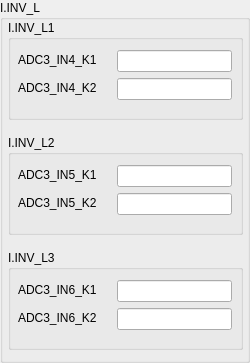
           <widget class="QGroupBox" name="groupBox_86">
            <property name="minimumSize">
             <size>
              <width>250</width>
              <height>250</height>
             </size>
            </property>
            <property name="maximumSize">
             <size>
              <width>250</width>
              <height>400</height>
             </size>
            </property>
            <property name="title">
             <string>I.INV_L</string>
            </property>
            <layout class="QVBoxLayout" name="verticalLayout_27">
             <property name="spacing">
              <number>15</number>
             </property>
             <property name="leftMargin">
              <number>5</number>
             </property>
             <property name="topMargin">
              <number>0</number>
             </property>
             <property name="rightMargin">
              <number>11</number>
             </property>
             <property name="bottomMargin">
              <number>10</number>
             </property>
             <item>
              <widget class="QGroupBox" name="groupBox_87">
               <property name="minimumSize">
                <size>
                 <width>235</width>
                 <height>100</height>
                </size>
               </property>
               <property name="maximumSize">
                <size>
                 <width>235</width>
                 <height>100</height>
                </size>
               </property>
               <property name="title">
                <string>I.INV_L1</string>
               </property>
               <widget class="QWidget" name="layoutWidget_68">
                <property name="geometry">
                 <rect>
                  <x>0</x>
                  <y>30</y>
                  <width>231</width>
                  <height>65</height>
                 </rect>
                </property>
                <layout class="QFormLayout" name="formLayout_71">
                 <property name="horizontalSpacing">
                  <number>20</number>
                 </property>
                 <property name="leftMargin">
                  <number>10</number>
                 </property>
                 <property name="topMargin">
                  <number>0</number>
                 </property>
                 <item row="0" column="0">
                  <widget class="QLabel" name="label_183">
                   <property name="maximumSize">
                    <size>
                     <width>90</width>
                     <height>20</height>
                    </size>
                   </property>
                   <property name="text">
                    <string>ADC3_IN4_K1</string>
                   </property>
                  </widget>
                 </item>
                 <item row="0" column="1">
                  <widget class="QLineEdit" name="lineEdit_97">
                   <property name="maximumSize">
                    <size>
                     <width>115</width>
                     <height>30</height>
                    </size>
                   </property>
                  </widget>
                 </item>
                 <item row="1" column="0">
                  <widget class="QLabel" name="label_184">
                   <property name="maximumSize">
                    <size>
                     <width>90</width>
                     <height>20</height>
                    </size>
                   </property>
                   <property name="text">
                    <string>ADC3_IN4_K2</string>
                   </property>
                  </widget>
                 </item>
                 <item row="1" column="1">
                  <widget class="QLineEdit" name="lineEdit_98">
                   <property name="maximumSize">
                    <size>
                     <width>115</width>
                     <height>30</height>
                    </size>
                   </property>
                  </widget>
                 </item>
                </layout>
               </widget>
              </widget>
             </item>
             <item>
              <widget class="QGroupBox" name="groupBox_88">
               <property name="minimumSize">
                <size>
                 <width>235</width>
                 <height>100</height>
                </size>
               </property>
               <property name="maximumSize">
                <size>
                 <width>235</width>
                 <height>100</height>
                </size>
               </property>
               <property name="title">
                <string>I.INV_L2</string>
               </property>
               <widget class="QWidget" name="layoutWidget_69">
                <property name="geometry">
                 <rect>
                  <x>0</x>
                  <y>30</y>
                  <width>231</width>
                  <height>115</height>
                 </rect>
                </property>
                <layout class="QFormLayout" name="formLayout_72">
                 <property name="horizontalSpacing">
                  <number>20</number>
                 </property>
                 <property name="leftMargin">
                  <number>10</number>
                 </property>
                 <property name="topMargin">
                  <number>0</number>
                 </property>
                 <item row="0" column="0">
                  <widget class="QLabel" name="label_185">
                   <property name="maximumSize">
                    <size>
                     <width>90</width>
                     <height>20</height>
                    </size>
                   </property>
                   <property name="text">
                    <string>ADC3_IN5_K1</string>
                   </property>
                  </widget>
                 </item>
                 <item row="0" column="1">
                  <widget class="QLineEdit" name="lineEdit_99">
                   <property name="maximumSize">
                    <size>
                     <width>115</width>
                     <height>30</height>
                    </size>
                   </property>
                  </widget>
                 </item>
                 <item row="1" column="0">
                  <widget class="QLabel" name="label_186">
                   <property name="maximumSize">
                    <size>
                     <width>90</width>
                     <height>20</height>
                    </size>
                   </property>
                   <property name="text">
                    <string>ADC3_IN5_K2</string>
                   </property>
                  </widget>
                 </item>
                 <item row="1" column="1">
                  <widget class="QLineEdit" name="lineEdit_100">
                   <property name="maximumSize">
                    <size>
                     <width>115</width>
                     <height>30</height>
                    </size>
                   </property>
                  </widget>
                 </item>
                </layout>
               </widget>
              </widget>
             </item>
             <item>
              <widget class="QGroupBox" name="groupBox_89">
               <property name="minimumSize">
                <size>
                 <width>235</width>
                 <height>100</height>
                </size>
               </property>
               <property name="maximumSize">
                <size>
                 <width>235</width>
                 <height>100</height>
                </size>
               </property>
               <property name="title">
                <string>I.INV_L3</string>
               </property>
               <widget class="QWidget" name="layoutWidget_70">
                <property name="geometry">
                 <rect>
                  <x>0</x>
                  <y>30</y>
                  <width>231</width>
                  <height>65</height>
                 </rect>
                </property>
                <layout class="QFormLayout" name="formLayout_73">
                 <property name="horizontalSpacing">
                  <number>20</number>
                 </property>
                 <property name="leftMargin">
                  <number>10</number>
                 </property>
                 <property name="topMargin">
                  <number>0</number>
                 </property>
                 <item row="0" column="0">
                  <widget class="QLabel" name="label_187">
                   <property name="maximumSize">
                    <size>
                     <width>90</width>
                     <height>20</height>
                    </size>
                   </property>
                   <property name="text">
                    <string>ADC3_IN6_K1</string>
                   </property>
                  </widget>
                 </item>
                 <item row="0" column="1">
                  <widget class="QLineEdit" name="lineEdit_101">
                   <property name="maximumSize">
                    <size>
                     <width>115</width>
                     <height>30</height>
                    </size>
                   </property>
                  </widget>
                 </item>
                 <item row="1" column="0">
                  <widget class="QLabel" name="label_188">
                   <property name="maximumSize">
                    <size>
                     <width>90</width>
                     <height>20</height>
                    </size>
                   </property>
                   <property name="text">
                    <string>ADC3_IN6_K2</string>
                   </property>
                  </widget>
                 </item>
                 <item row="1" column="1">
                  <widget class="QLineEdit" name="lineEdit_102">
                   <property name="maximumSize">
                    <size>
                     <width>115</width>
                     <height>30</height>
                    </size>
                   </property>
                  </widget>
                 </item>
                </layout>
               </widget>
              </widget>
             </item>
            </layout>
           </widget>
